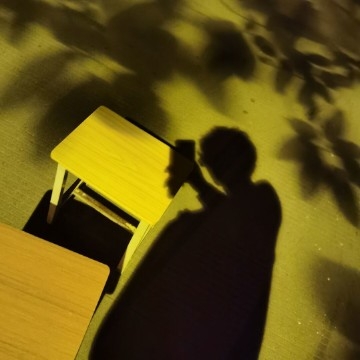
%> input picture 03数字图像处理/03实验程序/实验三/头像.jpg, 360 x 360 px
$ octave junyun.m   (GNU Octave 9; MATLAB toolbox functions it lacks are replaced by stand-ins)
%> lines starting %> are read from the running program, lines starting %| are printed output that depends on the picture
RGB=imread("头像.jpg");
%> RGB is the input picture: size 360x360x3 uint8; mean R, G, B 95.9, 80.1, 18.5
GR=rgb2gray(RGB);
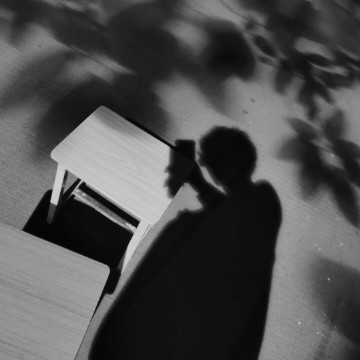
%> GR: size 360x360 uint8; min 0, max 213, mean 77.8
GR=im2double(GR);
%> GR: size 360x360 double
GR=mat2gray(GR);
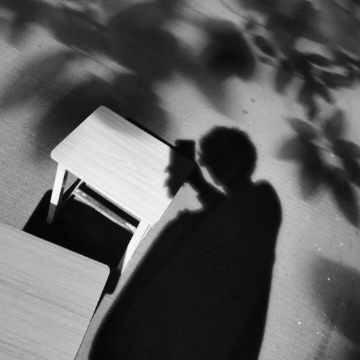
%> GR: size 360x360 double; min 0, max 1, mean 0.365
[M,N]=size(GR);
%> M = 360; N = 360
%均匀噪声
a=0;
b=0.08;
A=0;
B=2;
GR50=a+b*unifrnd(A,B,[M,N]);
GR5=GR+GR50;
figure (1);
imshow(GR5);
%邻域平均法
GR51=filter2(fspecial('average',3),GR5);
figure (2);
imshow(GR51);
%中值滤波法
GR52=medfilt2(GR5);
figure (3);
imshow(GR52);
%高斯滤波
gr53=fspecial('gaussian',4,0.3);
GR53=filter2(gr53,GR5,'same');
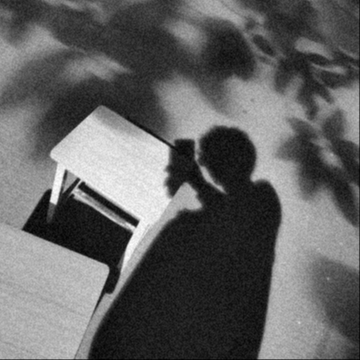
%> GR53: size 360x360 double; min 0.0305, max 1.1, mean 0.444; drawn with min black and max white
figure (4);
imshow(GR53);
%sobel滤波
gr54=fspecial('sobel');
GR54=filter2(gr54,GR5,'same');
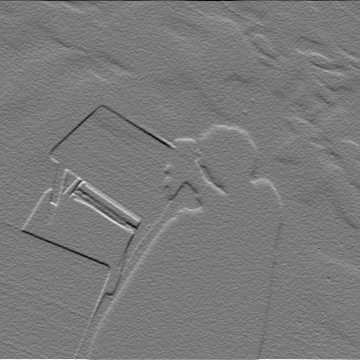
%> GR54: size 360x360 double; min -3.05, max 3.29, mean -5.45e-05; drawn with min black and max white
figure (5);
imshow(GR54);
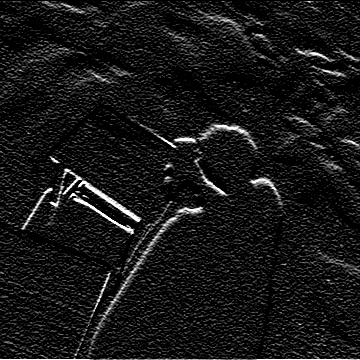
%> displayed picture: size 360x360, on the screen's scale of 0 to 255; min 0, max 255, mean 22.7
%laplacian滤波
gr55=fspecial('laplacian',0.5);
GR55=filter2(gr55,GR5,'same');
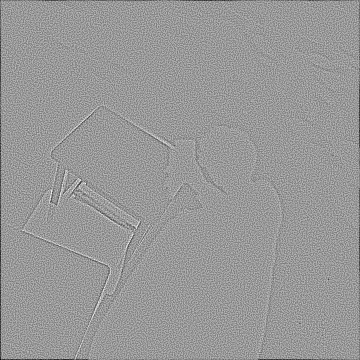
%> GR55: size 360x360 double; min -1.31, max 0.87, mean -0.00517; drawn with min black and max white
figure (6);
imshow(GR55);
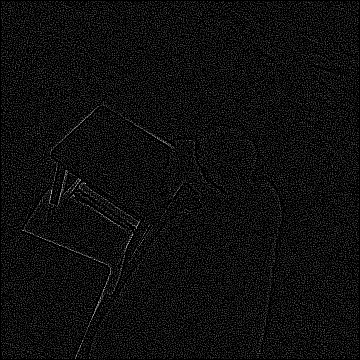
%> displayed picture: size 360x360, on the screen's scale of 0 to 255; min 0, max 222, mean 14.6
